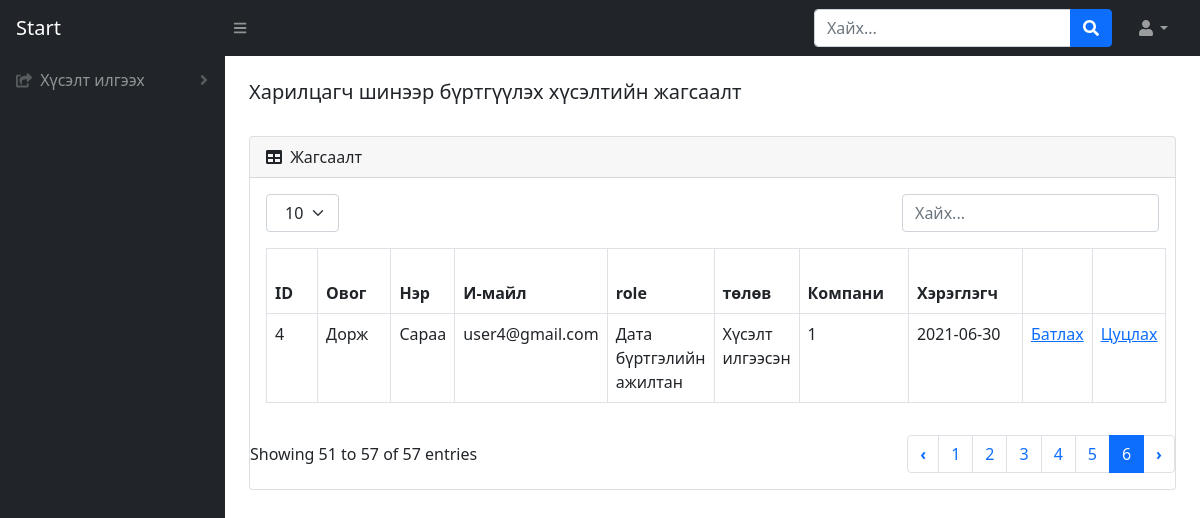
The page /reg-list on the database as committed earlier.
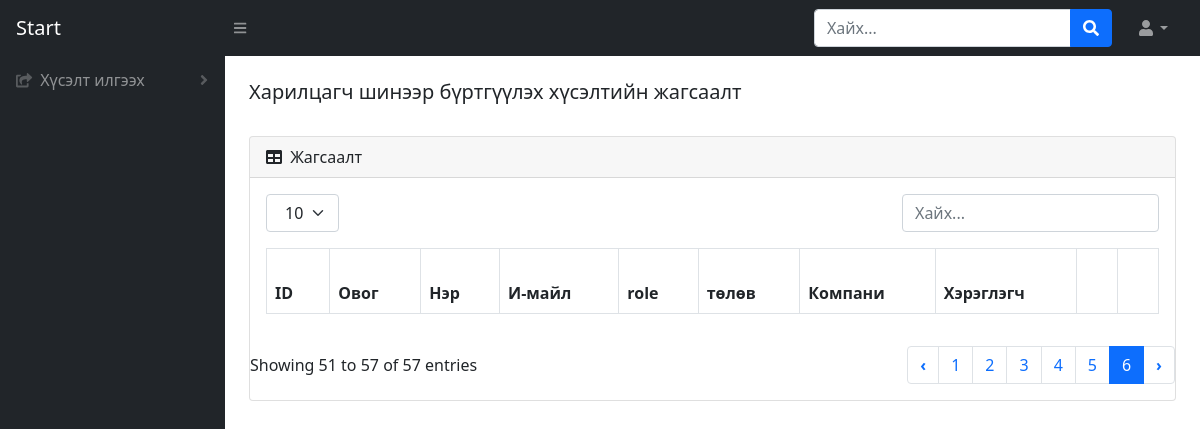
The same page on the database as committed later.
### BMweb/models.py (models this page shows, shortened)
class Hereglegch(models.Model):
    ovog=models.CharField(max_length=300, verbose_name=_("Хэрэглэгчийн овог"))
    ner=models.CharField(max_length=300, verbose_name=_("Хэрэглэгчийн нэр"))
    mail = models.CharField(max_length=300, verbose_name=_("И-мейл хаяг"))
    role = models.ForeignKey(HereglegchRole, on_delete=CASCADE ,verbose_name=_("Эрхийн түвшин"))
    state = models.ForeignKey(HereglegchState, on_delete=CASCADE , verbose_name=_("Хэрэглэгчийн төлөв"))
    company = models.ForeignKey(Company, on_delete=CASCADE , verbose_name=_("Компани"))
    password  = models.CharField(max_length=150, verbose_name=_("Хэрэглэгчийн нууц үг"))
    reg_date = models.DateTimeField(default=datetime.now, verbose_name=_("Нэвтэрсэн огноо"))
    class Meta:
        verbose_name = _("Хэрэглэгч")
        verbose_name_plural = _("Хэрэглэгч")

class HereglegchRole(models.Model):
    levelName = models.CharField(max_length=300, verbose_name=_("Эрхийн түвшин"))
    class Meta:
        verbose_name = _("Эрхийн түвшин")
        verbose_name_plural = _("Эрхийн түвшин")
    def __str__(self):
        return self.levelName

class HereglegchState(models.Model):
    stateName = models.CharField(max_length=300, verbose_name=_("Хэрэглэгчийн төлөв"))
    class Meta:
        verbose_name = _("Хэрэглэгч төлөв")
        verbose_name_plural = _("Хэрэглэгч төлөв")
    def __str__(self):
        return self.stateName

### BMweb/views.py (the view)
# urls.py: path('reg-list', views.hereglegchList,name='reg-list'),
def hereglegchList(request):
    if 'user_id' in request.session:
        h = Hereglegch.objects.get(pk=request.session['user_id'])
        return render(request,'hereglegchList.html', {'user': h })
    h = Hereglegch.objects.filter(state_id = 1).order_by('-reg_date')
    return render(request,'hereglegchList.html',{'HereglegchList': h})

### BMweb/templates/hereglegchList.html (shortened to what the changed rows need)
{% load static %}
<!DOCTYPE html>
<html lang="en">
    <head>
        <link href="https://cdn.jsdelivr.net/npm/simple-datatables@latest/dist/style.css" rel="stylesheet" />
        <link href="css/styles.css" rel="stylesheet" />
        <link href="{% static 'css/styles.css' %}" rel="stylesheet"/>
    </head>
    <body class="sb-nav-fixed">
        <div id="layoutSidenav">
            <div id="layoutSidenav_content">
                <main>
                    <div class="container-fluid px-4">
                        <div class="card mb-4">
                            <div class="card-body">
                                <table id="datatablesSimple" class="dataTable-table">
                                    <thead>
                                        <tr>
                                            <th data-sortable="" class="asc">
                                                <a href="#" class="dataTable-sorter">ID</a>
                                            </th>
                                            <th data-sortable="" class="asc">
                                                <a href="#" class="dataTable-sorter">Овог</a>
                                            </th>
                                            <th data-sortable="" class="asc">
                                                <a href="#" class="dataTable-sorter">Нэр</a>
                                            </th>
                                            <th data-sortable="" class="asc">
                                                <a href="#" class="dataTable-sorter">И-майл</a>
                                            </th>
                                            <th data-sortable="" class="asc">
                                                <a href="#" class="dataTable-sorter"></a>role</a>
                                            </th>
                                            <th data-sortable="" class="asc">
                                                <a href="#" class="dataTable-sorter">төлөв</a>
                                            </th>
                                            <th data-sortable="" class="asc">
                                                <a href="#" class="dataTable-sorter">Компани</a>
                                            </th>
                                            <th data-sortable="" class="asc">
                                                <a href="#" class="dataTable-sorter">Хэрэглэгч</a>
                                            </th>
                                            <th data-sortable="" class="asc">
                                            </th>
                                            <th data-sortable="" class="asc">
                                            </th>
                                        </tr>
                                    </thead>
                                    {% for h in HereglegchList %}
                                        <tr>
                                            <td>{{ h.id }}</td>
                                            <td>{{ h.ovog }}</td>
                                            <td>{{ h.ner }}</td>
                                            <td>{{ h.mail }}</td>
                                            <td>{{ h.role }}</td>
                                            <td>{{ h.state }}</td>
                                            <td>{{ h.state_id }}</td>
                                            <td>{{ h.reg_date | date:"Y-m-d" }}</td>
                                            <td><a href="/change-state/{{h.id}}/2">Батлах</a></td>
                                            <td><a href="/change-state/{{h.id}}/3">Цуцлах</a></td>
                                        </tr>
                                    {% endfor %}
                                    </table>
                            </div>
                        </div>
                    </div>
                </main>
            </div>
        </div>
    </body>
</html>

Rows that differ between the two databases and show on the page:
no longer on this page (row edited): Hereglegch: id "4", ovog "Дорж", ner "Сараа", mail "user4@gmail.com", role "Дата бүртгэлийн ажилтан", state "Хүсэлт илгээсэн", state_id "1", reg_date "2021-06-30"
